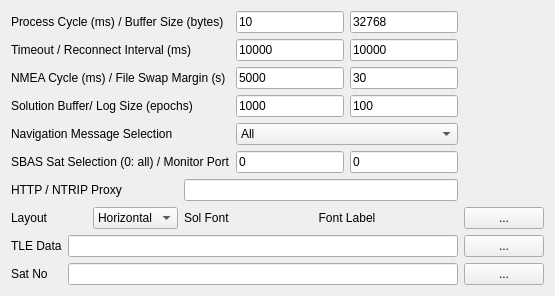
     <widget class="QWidget" name="TabSheet8">
      <property name="toolTip">
       <string/>
      </property>
      <attribute name="title">
       <string>&amp;Misc</string>
      </attribute>
      <layout class="QGridLayout" name="gridLayout_7">
       <item row="0" column="0" colspan="4">
        <widget class="QLabel" name="Label19">
         <property name="enabled">
          <bool>true</bool>
         </property>
         <property name="toolTip">
          <string/>
         </property>
         <property name="text">
          <string>Process Cycle (ms) / Buffer Size (bytes)</string>
         </property>
        </widget>
       </item>
       <item row="0" column="4">
        <widget class="QLineEdit" name="SvrCycleE">
         <property name="enabled">
          <bool>true</bool>
         </property>
         <property name="toolTip">
          <string/>
         </property>
         <property name="text">
          <string>10</string>
         </property>
        </widget>
       </item>
       <item row="0" column="5">
        <widget class="QLineEdit" name="SvrBuffSizeE">
         <property name="enabled">
          <bool>true</bool>
         </property>
         <property name="toolTip">
          <string/>
         </property>
         <property name="text">
          <string>32768</string>
         </property>
        </widget>
       </item>
       <item row="1" column="0" colspan="4">
        <widget class="QLabel" name="Label44">
         <property name="enabled">
          <bool>true</bool>
         </property>
         <property name="toolTip">
          <string/>
         </property>
         <property name="text">
          <string>Timeout / Reconnect Interval (ms)</string>
         </property>
        </widget>
       </item>
       <item row="1" column="4">
        <widget class="QLineEdit" name="TimeoutTimeE">
         <property name="enabled">
          <bool>true</bool>
         </property>
         <property name="toolTip">
          <string/>
         </property>
         <property name="text">
          <string>10000</string>
         </property>
        </widget>
       </item>
       <item row="1" column="5">
        <widget class="QLineEdit" name="ReconTimeE">
         <property name="enabled">
          <bool>true</bool>
         </property>
         <property name="toolTip">
          <string/>
         </property>
         <property name="text">
          <string>10000</string>
         </property>
        </widget>
       </item>
       <item row="2" column="0" colspan="4">
        <widget class="QLabel" name="Label46">
         <property name="enabled">
          <bool>true</bool>
         </property>
         <property name="toolTip">
          <string/>
         </property>
         <property name="text">
          <string>NMEA Cycle (ms) / File Swap Margin (s)</string>
         </property>
        </widget>
       </item>
       <item row="2" column="4">
        <widget class="QLineEdit" name="NmeaCycleE">
         <property name="enabled">
          <bool>true</bool>
         </property>
         <property name="toolTip">
          <string/>
         </property>
         <property name="text">
          <string>5000</string>
         </property>
        </widget>
       </item>
       <item row="2" column="5">
        <widget class="QLineEdit" name="FileSwapMarginE">
         <property name="enabled">
          <bool>true</bool>
         </property>
         <property name="toolTip">
          <string/>
         </property>
         <property name="text">
          <string>30</string>
         </property>
        </widget>
       </item>
       <item row="3" column="0" colspan="4">
        <widget class="QLabel" name="Label41">
         <property name="enabled">
          <bool>true</bool>
         </property>
         <property name="toolTip">
          <string/>
         </property>
         <property name="text">
          <string>Solution Buffer/ Log Size (epochs)</string>
         </property>
        </widget>
       </item>
       <item row="3" column="4">
        <widget class="QLineEdit" name="SolBuffSizeE">
         <property name="enabled">
          <bool>true</bool>
         </property>
         <property name="toolTip">
          <string/>
         </property>
         <property name="text">
          <string>1000</string>
         </property>
        </widget>
       </item>
       <item row="3" column="5">
        <widget class="QLineEdit" name="SavedSolE">
         <property name="enabled">
          <bool>true</bool>
         </property>
         <property name="toolTip">
          <string/>
         </property>
         <property name="text">
          <string>100</string>
         </property>
        </widget>
       </item>
       <item row="4" column="0" colspan="4">
        <widget class="QLabel" name="Label42">
         <property name="enabled">
          <bool>true</bool>
         </property>
         <property name="toolTip">
          <string/>
         </property>
         <property name="text">
          <string>Navigation Message Selection</string>
         </property>
        </widget>
       </item>
       <item row="4" column="4" colspan="2">
        <widget class="QComboBox" name="NavSelectS">
         <property name="enabled">
          <bool>true</bool>
         </property>
         <property name="toolTip">
          <string/>
         </property>
         <item>
          <property name="text">
           <string>All</string>
          </property>
         </item>
         <item>
          <property name="text">
           <string>1 Rover</string>
          </property>
         </item>
         <item>
          <property name="text">
           <string>2 Base Station</string>
          </property>
         </item>
         <item>
          <property name="text">
           <string>3 Correction</string>
          </property>
         </item>
        </widget>
       </item>
       <item row="5" column="0" colspan="4">
        <widget class="QLabel" name="Label5">
         <property name="enabled">
          <bool>true</bool>
         </property>
         <property name="toolTip">
          <string/>
         </property>
         <property name="text">
          <string>SBAS Sat Selection (0: all) / Monitor Port</string>
         </property>
        </widget>
       </item>
       <item row="5" column="4">
        <widget class="QLineEdit" name="SbasSatE">
         <property name="enabled">
          <bool>true</bool>
         </property>
         <property name="toolTip">
          <string/>
         </property>
         <property name="text">
          <string>0</string>
         </property>
        </widget>
       </item>
       <item row="5" column="5">
        <widget class="QLineEdit" name="MoniPortE">
         <property name="enabled">
          <bool>true</bool>
         </property>
         <property name="toolTip">
          <string/>
         </property>
         <property name="text">
          <string>0</string>
         </property>
        </widget>
       </item>
       <item row="6" column="0" colspan="3">
        <widget class="QLabel" name="Label45">
         <property name="enabled">
          <bool>true</bool>
         </property>
         <property name="toolTip">
          <string/>
         </property>
         <property name="text">
          <string>HTTP / NTRIP Proxy</string>
         </property>
        </widget>
       </item>
       <item row="6" column="3" colspan="3">
        <widget class="QLineEdit" name="ProxyAddrE">
         <property name="enabled">
          <bool>true</bool>
         </property>
         <property name="toolTip">
          <string/>
         </property>
         <property name="text">
          <string/>
         </property>
        </widget>
       </item>
       <item row="7" column="0" colspan="2">
        <widget class="QLabel" name="Label43">
         <property name="enabled">
          <bool>true</bool>
         </property>
         <property name="toolTip">
          <string/>
         </property>
         <property name="text">
          <string>Layout</string>
         </property>
        </widget>
       </item>
       <item row="7" column="2">
        <widget class="QComboBox" name="PanelStackE">
         <property name="enabled">
          <bool>true</bool>
         </property>
         <property name="toolTip">
          <string/>
         </property>
         <item>
          <property name="text">
           <string>Horizontal</string>
          </property>
         </item>
         <item>
          <property name="text">
           <string>Vertical</string>
          </property>
         </item>
        </widget>
       </item>
       <item row="7" column="3">
        <widget class="QLabel" name="Label40">
         <property name="enabled">
          <bool>true</bool>
         </property>
         <property name="toolTip">
          <string/>
         </property>
         <property name="text">
          <string>Sol Font</string>
         </property>
        </widget>
       </item>
       <item row="7" column="4" colspan="2">
        <widget class="QLabel" name="FontLabel">
         <property name="enabled">
          <bool>true</bool>
         </property>
         <property name="palette">
          <palette>
           <active>
            <colorrole role="WindowText">
             <brush brushstyle="SolidPattern">
              <color alpha="255">
               <red>0</red>
               <green>0</green>
               <blue>0</blue>
              </color>
             </brush>
            </colorrole>
           </active>
           <inactive>
            <colorrole role="WindowText">
             <brush brushstyle="SolidPattern">
              <color alpha="255">
               <red>0</red>
               <green>0</green>
               <blue>0</blue>
              </color>
             </brush>
            </colorrole>
           </inactive>
           <disabled>
            <colorrole role="WindowText">
             <brush brushstyle="SolidPattern">
              <color alpha="255">
               <red>0</red>
               <green>0</green>
               <blue>0</blue>
              </color>
             </brush>
            </colorrole>
           </disabled>
          </palette>
         </property>
         <property name="toolTip">
          <string/>
         </property>
         <property name="text">
          <string>Font Label</string>
         </property>
         <property name="alignment">
          <set>Qt::AlignCenter</set>
         </property>
        </widget>
       </item>
       <item row="7" column="6">
        <widget class="QPushButton" name="BtnFont">
         <property name="enabled">
          <bool>true</bool>
         </property>
         <property name="sizePolicy">
          <sizepolicy hsizetype="Fixed" vsizetype="Fixed">
           <horstretch>0</horstretch>
           <verstretch>0</verstretch>
          </sizepolicy>
         </property>
         <property name="toolTip">
          <string/>
         </property>
         <property name="text">
          <string>...</string>
         </property>
        </widget>
       </item>
       <item row="8" column="0">
        <widget class="QLabel" name="Label15">
         <property name="enabled">
          <bool>true</bool>
         </property>
         <property name="toolTip">
          <string/>
         </property>
         <property name="text">
          <string>TLE Data</string>
         </property>
        </widget>
       </item>
       <item row="8" column="1" colspan="5">
        <widget class="QLineEdit" name="TLEFile">
         <property name="enabled">
          <bool>true</bool>
         </property>
         <property name="toolTip">
          <string/>
         </property>
         <property name="text">
          <string/>
         </property>
        </widget>
       </item>
       <item row="8" column="6">
        <widget class="QPushButton" name="BtnTLEFile">
         <property name="enabled">
          <bool>true</bool>
         </property>
         <property name="sizePolicy">
          <sizepolicy hsizetype="Fixed" vsizetype="Fixed">
           <horstretch>0</horstretch>
           <verstretch>0</verstretch>
          </sizepolicy>
         </property>
         <property name="toolTip">
          <string/>
         </property>
         <property name="text">
          <string>...</string>
         </property>
        </widget>
       </item>
       <item row="9" column="0">
        <widget class="QLabel" name="Label39">
         <property name="enabled">
          <bool>true</bool>
         </property>
         <property name="toolTip">
          <string/>
         </property>
         <property name="text">
          <string>Sat No</string>
         </property>
        </widget>
       </item>
       <item row="9" column="1" colspan="5">
        <widget class="QLineEdit" name="TLESatFile">
         <property name="enabled">
          <bool>true</bool>
         </property>
         <property name="toolTip">
          <string/>
         </property>
         <property name="text">
          <string/>
         </property>
        </widget>
       </item>
       <item row="9" column="6">
        <widget class="QPushButton" name="BtnTLESatFile">
         <property name="enabled">
          <bool>true</bool>
         </property>
         <property name="sizePolicy">
          <sizepolicy hsizetype="Fixed" vsizetype="Fixed">
           <horstretch>0</horstretch>
           <verstretch>0</verstretch>
          </sizepolicy>
         </property>
         <property name="toolTip">
          <string/>
         </property>
         <property name="text">
          <string>...</string>
         </property>
        </widget>
       </item>
      </layout>
     </widget>
